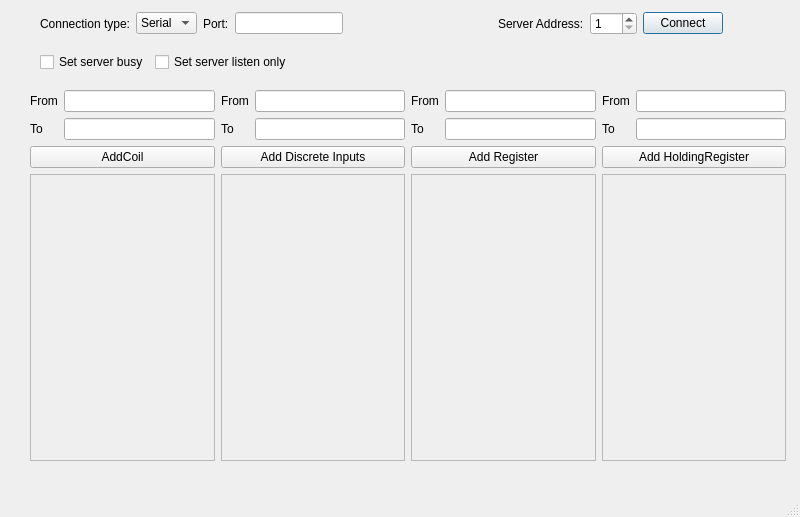
<?xml version="1.0" encoding="UTF-8"?>
<ui version="4.0">
 <class>MainWindow</class>
 <widget class="QMainWindow" name="MainWindow">
  <property name="geometry">
   <rect>
    <x>0</x>
    <y>0</y>
    <width>800</width>
    <height>517</height>
   </rect>
  </property>
  <property name="windowTitle">
   <string>MainWindow</string>
  </property>
  <property name="styleSheet">
   <string notr="true"/>
  </property>
  <widget class="QWidget" name="centralwidget">
   <widget class="QWidget" name="layoutWidget">
    <property name="geometry">
     <rect>
      <x>40</x>
      <y>10</y>
      <width>683</width>
      <height>28</height>
     </rect>
    </property>
    <layout class="QGridLayout" name="gridLayout">
     <item row="0" column="5">
      <widget class="QLabel" name="label_27">
       <property name="sizePolicy">
        <sizepolicy hsizetype="Maximum" vsizetype="Preferred">
         <horstretch>0</horstretch>
         <verstretch>0</verstretch>
        </sizepolicy>
       </property>
       <property name="text">
        <string>Server Address:</string>
       </property>
      </widget>
     </item>
     <item row="0" column="7">
      <widget class="QPushButton" name="connectButton">
       <property name="sizePolicy">
        <sizepolicy hsizetype="Maximum" vsizetype="Fixed">
         <horstretch>0</horstretch>
         <verstretch>0</verstretch>
        </sizepolicy>
       </property>
       <property name="text">
        <string>Connect</string>
       </property>
       <property name="checkable">
        <bool>false</bool>
       </property>
       <property name="autoDefault">
        <bool>false</bool>
       </property>
       <property name="default">
        <bool>true</bool>
       </property>
      </widget>
     </item>
     <item row="0" column="6">
      <widget class="QSpinBox" name="serverEdit">
       <property name="sizePolicy">
        <sizepolicy hsizetype="Maximum" vsizetype="Fixed">
         <horstretch>0</horstretch>
         <verstretch>0</verstretch>
        </sizepolicy>
       </property>
       <property name="minimum">
        <number>1</number>
       </property>
       <property name="maximum">
        <number>247</number>
       </property>
      </widget>
     </item>
     <item row="0" column="4">
      <spacer name="horizontalSpacer">
       <property name="orientation">
        <enum>Qt::Horizontal</enum>
       </property>
       <property name="sizeHint" stdset="0">
        <size>
         <width>40</width>
         <height>20</height>
        </size>
       </property>
      </spacer>
     </item>
     <item row="0" column="1">
      <widget class="QComboBox" name="connectType">
       <item>
        <property name="text">
         <string>Serial</string>
        </property>
       </item>
       <item>
        <property name="text">
         <string>TCP</string>
        </property>
       </item>
      </widget>
     </item>
     <item row="0" column="2">
      <widget class="QLabel" name="label_9">
       <property name="sizePolicy">
        <sizepolicy hsizetype="Maximum" vsizetype="Preferred">
         <horstretch>0</horstretch>
         <verstretch>0</verstretch>
        </sizepolicy>
       </property>
       <property name="text">
        <string>Port:</string>
       </property>
      </widget>
     </item>
     <item row="0" column="0">
      <widget class="QLabel" name="label_10">
       <property name="text">
        <string>Connection type:</string>
       </property>
      </widget>
     </item>
     <item row="0" column="3">
      <widget class="QLineEdit" name="portEdit">
       <property name="sizePolicy">
        <sizepolicy hsizetype="Preferred" vsizetype="Fixed">
         <horstretch>0</horstretch>
         <verstretch>0</verstretch>
        </sizepolicy>
       </property>
      </widget>
     </item>
    </layout>
   </widget>
   <widget class="QWidget" name="layoutWidget_2">
    <property name="geometry">
     <rect>
      <x>40</x>
      <y>50</y>
      <width>691</width>
      <height>25</height>
     </rect>
    </property>
    <layout class="QHBoxLayout" name="horizontalLayout">
     <item>
      <widget class="QCheckBox" name="setBusyBox">
       <property name="text">
        <string>Set server busy</string>
       </property>
      </widget>
     </item>
     <item>
      <widget class="QCheckBox" name="listenOnlyBox">
       <property name="text">
        <string>Set server listen only</string>
       </property>
      </widget>
     </item>
     <item>
      <spacer name="horizontalSpacer_2">
       <property name="orientation">
        <enum>Qt::Horizontal</enum>
       </property>
       <property name="sizeHint" stdset="0">
        <size>
         <width>40</width>
         <height>20</height>
        </size>
       </property>
      </spacer>
     </item>
    </layout>
   </widget>
   <widget class="QWidget" name="layoutWidget">
    <property name="geometry">
     <rect>
      <x>30</x>
      <y>90</y>
      <width>756</width>
      <height>371</height>
     </rect>
    </property>
    <layout class="QGridLayout" name="gridLayout_2">
     <item row="0" column="0">
      <widget class="QLabel" name="label">
       <property name="text">
        <string>From</string>
       </property>
      </widget>
     </item>
     <item row="0" column="1">
      <widget class="QLineEdit" name="coilAddressFrom"/>
     </item>
     <item row="0" column="2">
      <widget class="QLabel" name="label_3">
       <property name="text">
        <string>From</string>
       </property>
      </widget>
     </item>
     <item row="0" column="3">
      <widget class="QLineEdit" name="DiscretecoilAddressFrom"/>
     </item>
     <item row="0" column="4">
      <widget class="QLabel" name="label_5">
       <property name="text">
        <string>From</string>
       </property>
      </widget>
     </item>
     <item row="0" column="5">
      <widget class="QLineEdit" name="RegisterAddressFrom"/>
     </item>
     <item row="0" column="6">
      <widget class="QLabel" name="label_7">
       <property name="text">
        <string>From</string>
       </property>
      </widget>
     </item>
     <item row="0" column="7">
      <widget class="QLineEdit" name="holdingRegAddressFrom"/>
     </item>
     <item row="1" column="0">
      <widget class="QLabel" name="label_2">
       <property name="text">
        <string>To</string>
       </property>
      </widget>
     </item>
     <item row="1" column="1">
      <widget class="QLineEdit" name="coilAddressTo"/>
     </item>
     <item row="1" column="2">
      <widget class="QLabel" name="label_4">
       <property name="text">
        <string>To</string>
       </property>
      </widget>
     </item>
     <item row="1" column="3">
      <widget class="QLineEdit" name="DiscretecoilAddressTo"/>
     </item>
     <item row="1" column="4">
      <widget class="QLabel" name="label_6">
       <property name="text">
        <string>To</string>
       </property>
      </widget>
     </item>
     <item row="1" column="5">
      <widget class="QLineEdit" name="RegisterAddressTo"/>
     </item>
     <item row="1" column="6">
      <widget class="QLabel" name="label_8">
       <property name="text">
        <string>To</string>
       </property>
      </widget>
     </item>
     <item row="1" column="7">
      <widget class="QLineEdit" name="holdingRegAddressTo"/>
     </item>
     <item row="2" column="0" colspan="2">
      <widget class="QPushButton" name="AddCoil">
       <property name="text">
        <string>AddCoil</string>
       </property>
      </widget>
     </item>
     <item row="2" column="2" colspan="2">
      <widget class="QPushButton" name="AddDiscreteInput">
       <property name="text">
        <string>Add Discrete Inputs</string>
       </property>
      </widget>
     </item>
     <item row="2" column="4" colspan="2">
      <widget class="QPushButton" name="AddRegister">
       <property name="text">
        <string>Add Register</string>
       </property>
      </widget>
     </item>
     <item row="2" column="6" colspan="2">
      <widget class="QPushButton" name="AddHoldingReg">
       <property name="text">
        <string>Add HoldingRegister</string>
       </property>
      </widget>
     </item>
     <item row="3" column="0" colspan="2">
      <widget class="QScrollArea" name="scrollArea">
       <property name="widgetResizable">
        <bool>true</bool>
       </property>
       <widget class="QWidget" name="scrollAreaWidgetContents">
        <property name="geometry">
         <rect>
          <x>0</x>
          <y>0</y>
          <width>182</width>
          <height>274</height>
         </rect>
        </property>
       </widget>
      </widget>
     </item>
     <item row="3" column="2" colspan="2">
      <widget class="QScrollArea" name="scrollArea_2">
       <property name="widgetResizable">
        <bool>true</bool>
       </property>
       <widget class="QWidget" name="scrollAreaWidgetContents_2">
        <property name="geometry">
         <rect>
          <x>0</x>
          <y>0</y>
          <width>182</width>
          <height>274</height>
         </rect>
        </property>
       </widget>
      </widget>
     </item>
     <item row="3" column="4" colspan="2">
      <widget class="QScrollArea" name="scrollArea_3">
       <property name="widgetResizable">
        <bool>true</bool>
       </property>
       <widget class="QWidget" name="scrollAreaWidgetContents_3">
        <property name="geometry">
         <rect>
          <x>0</x>
          <y>0</y>
          <width>182</width>
          <height>274</height>
         </rect>
        </property>
       </widget>
      </widget>
     </item>
     <item row="3" column="6" colspan="2">
      <widget class="QScrollArea" name="scrollArea_4">
       <property name="widgetResizable">
        <bool>true</bool>
       </property>
       <widget class="QWidget" name="scrollAreaWidgetContents_4">
        <property name="geometry">
         <rect>
          <x>0</x>
          <y>0</y>
          <width>182</width>
          <height>274</height>
         </rect>
        </property>
       </widget>
      </widget>
     </item>
    </layout>
   </widget>
  </widget>
  <widget class="QMenuBar" name="menubar">
   <property name="geometry">
    <rect>
     <x>0</x>
     <y>0</y>
     <width>800</width>
     <height>22</height>
    </rect>
   </property>
  </widget>
  <widget class="QStatusBar" name="statusbar"/>
 </widget>
 <resources/>
 <connections/>
</ui>
